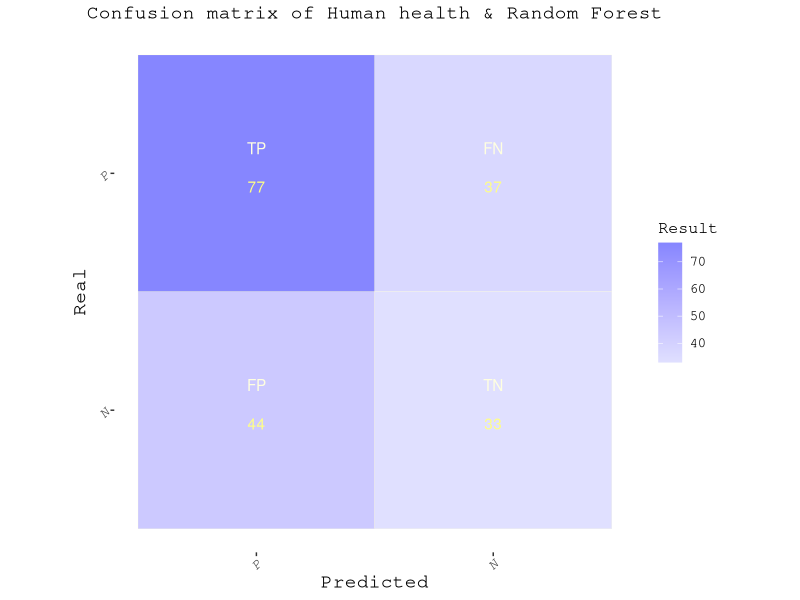
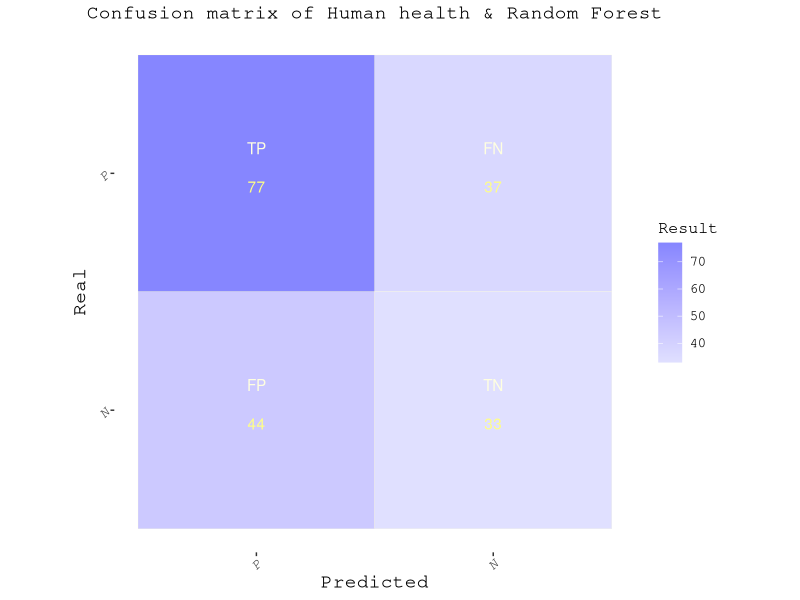

These charts were generated, in order, by the following R code:
#绘画混淆矩阵
library(ggplot2)
data <- read.csv("QSAR/table/data31HH_RF_confmat.csv", header = T, row.names = 1, check.names = F, sep = ",")
#先设置热图颜色
HH<-c("#FFFF86","#FFFFE0")
RF<-c("#8686FF","#E0E0FF")
ggplot(data,aes(x= Predicted,y = Real))+
  geom_tile(aes(fill=Result),width=1,height =1,color = HH[2])+
  coord_equal() + # 绘制正方形，长宽相等
  scale_fill_gradientn(colors = rev(RF))+#legend上下限
  geom_text(
    aes(label = Name), color = HH[2],
    vjust=-1.6)+
  geom_text(
    aes(label = Result), color = HH[1],
    vjust=1.6)+
  xlim(c("P","N"))+
  ylim(c("N","P"))+
  ggtitle("Confusion matrix of Human health & Random Forest")+
  theme(text = element_text(family = "mono", size=14),
        plot.title = element_text(size = 14,hjust = 0.5),#title 大小,居中
        axis.title.x = element_text(size = 14),#x轴标题
        axis.title.y = element_text(size = 14),
        axis.text.x = element_text(face = "italic", angle = 45, hjust = 1,size = 10),#横坐标
        axis.text.y = element_text(face = "italic", angle = 45, hjust = 1,size = 10),
        legend.text = element_text(size = 10,hjust = 0.5),#legend字体大小,居中
        legend.title = element_text(size = 12), #设置legend标签字体大小
        panel.background = element_blank(), 
        panel.grid.major = element_blank(), 
        panel.grid.minor = element_blank(),
        panel.border = element_blank())#去掉边框
ggsave("QSAR/pic/HH_RF_confmat.png",width=10, height=7,dpi=300)
